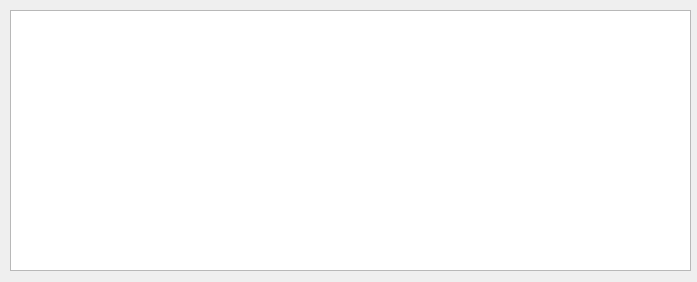
<?xml version="1.0" encoding="UTF-8"?>
<ui version="4.0">
 <class>console</class>
 <widget class="QWidget" name="console">
  <property name="enabled">
   <bool>true</bool>
  </property>
  <property name="geometry">
   <rect>
    <x>0</x>
    <y>0</y>
    <width>697</width>
    <height>282</height>
   </rect>
  </property>
  <property name="sizePolicy">
   <sizepolicy hsizetype="Fixed" vsizetype="Fixed">
    <horstretch>0</horstretch>
    <verstretch>0</verstretch>
   </sizepolicy>
  </property>
  <property name="maximumSize">
   <size>
    <width>697</width>
    <height>282</height>
   </size>
  </property>
  <property name="windowTitle">
   <string>Form</string>
  </property>
  <widget class="QTextBrowser" name="con_text">
   <property name="geometry">
    <rect>
     <x>10</x>
     <y>10</y>
     <width>681</width>
     <height>261</height>
    </rect>
   </property>
  </widget>
 </widget>
 <resources/>
 <connections/>
</ui>
